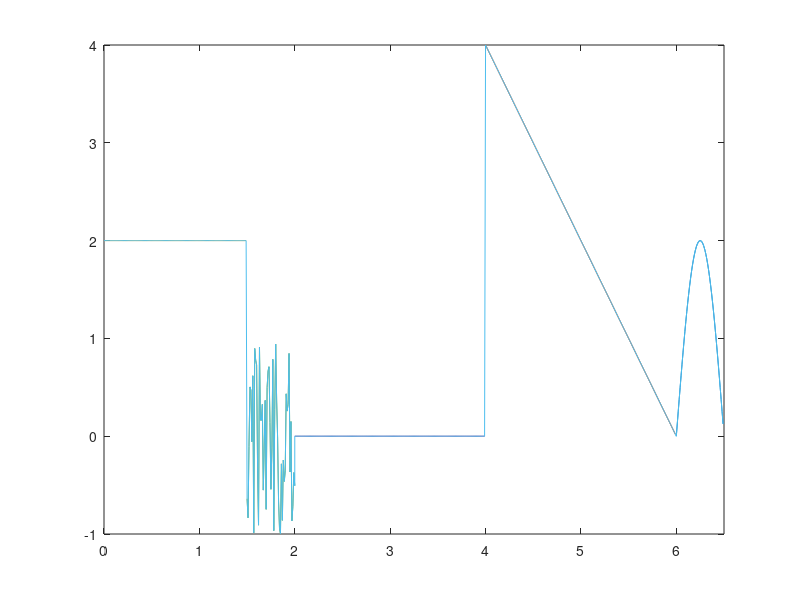

Recreate this plot in MATLAB.
%% 3rd Lab
%% Creating signal graph

%%
% Name: Zijian Xie
%%
% This is the function of creating diffrent type of signal wave
function y = lab3(t)
if nargin == 0
    t = 0:0.01:6.5;
end
t_sawf = (t>=4)&(t<6); t_saw = t(t_sawf);
t_zerof = (t>=2)&(t<4); t_zero = t(t_zerof);
t_sinf = (t>=6)&(t<6.5); t_sin = t(t_sinf);
t_constf = (t>=0)&(t<1.5); t_const = t(t_constf);
t_noisef = (t>=1.5)&(t<=2); t_noise = t(t_noisef);

% Sine signal
% t_sin = 6:0.01:6.5;
A0 = 0; A = 2; f = 1;
delay = 6;
y_sin = A0 + A*sin(2*pi*f*(t_sin-delay));
plot(t_sin,y_sin)
axis([0 6.5 -1 4])

% Linear function
% t_saw = 4:0.01:6;
k = -2;
delay = 6;
y_saw = k*(t_saw-delay);
hold on
plot(t_saw,y_saw)

% Constant signal
% t_const = 0:0.01:1.5;
y_const = zeros(size(t_const))+2;
plot(t_const,y_const)

% Zero signal
% t_zero = 2:0.01:4;
y_zero = zeros(size(t_zero));
plot(t_zero,y_zero)

% Noise signal
% t_noise = 1.5:0.01:2;
y_noise = 2*rand(size(t_noise))-1;
plot(t_noise,y_noise)

% We will join the signal together
t = [t_const,t_noise,t_zero,t_saw,t_sin];
y = [y_const,y_noise,y_zero,y_saw,y_sin];
if nargout == 0
    plot(t,y)
    y=[];
end
%% Conclusion:
% Today I learned how to create my own signal graph with different type of
% waves, for example, Constant Signal, Zeros, Linear function, Noise,
% Harmonic
%%
% And the test remind me of commands difference between matlab and other programming languages
% (C, Python etc.). 